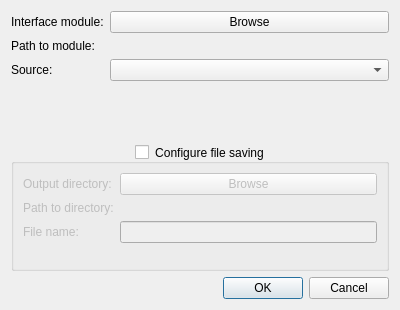
<?xml version="1.0" encoding="UTF-8"?>
<ui version="4.0">
 <class>AddDataSourceDialog</class>
 <widget class="QDialog" name="AddDataSourceDialog">
  <property name="geometry">
   <rect>
    <x>0</x>
    <y>0</y>
    <width>400</width>
    <height>310</height>
   </rect>
  </property>
  <property name="windowTitle">
   <string>Add data source</string>
  </property>
  <layout class="QVBoxLayout" name="verticalLayout" stretch="0,0,0,0">
   <item>
    <layout class="QFormLayout" name="formLayout">
     <property name="formAlignment">
      <set>Qt::AlignLeading|Qt::AlignLeft|Qt::AlignTop</set>
     </property>
     <item row="0" column="0">
      <widget class="QLabel" name="label1">
       <property name="text">
        <string>Interface module:</string>
       </property>
      </widget>
     </item>
     <item row="0" column="1">
      <widget class="QPushButton" name="browseInterfaceModuleButton">
       <property name="toolTip">
        <string>The module must contain a function called &quot;decodeFn&quot; that converts bytes into a sequence of signals</string>
       </property>
       <property name="text">
        <string>Browse</string>
       </property>
      </widget>
     </item>
     <item row="1" column="0">
      <widget class="QLabel" name="label2">
       <property name="text">
        <string>Path to module:</string>
       </property>
      </widget>
     </item>
     <item row="1" column="1">
      <widget class="QLabel" name="interfaceModulePathLabel">
       <property name="text">
        <string/>
       </property>
      </widget>
     </item>
     <item row="2" column="0">
      <widget class="QLabel" name="label3">
       <property name="text">
        <string>Source:</string>
       </property>
      </widget>
     </item>
     <item row="2" column="1">
      <widget class="QComboBox" name="sourceComboBox">
       <property name="toolTip">
        <string>List of available serial ports</string>
       </property>
      </widget>
     </item>
    </layout>
   </item>
   <item>
    <layout class="QVBoxLayout" name="sourceConfigContainer"/>
   </item>
   <item>
    <widget class="QGroupBox" name="fileSavingGroupBox">
     <property name="title">
      <string>Configure file saving</string>
     </property>
     <property name="alignment">
      <set>Qt::AlignCenter</set>
     </property>
     <property name="checkable">
      <bool>true</bool>
     </property>
     <property name="checked">
      <bool>false</bool>
     </property>
     <layout class="QFormLayout" name="formLayout3">
      <property name="formAlignment">
       <set>Qt::AlignLeading|Qt::AlignLeft|Qt::AlignTop</set>
      </property>
      <item row="1" column="0">
       <widget class="QLabel" name="label4">
        <property name="text">
         <string>Output directory:</string>
        </property>
       </widget>
      </item>
      <item row="1" column="1">
       <widget class="QPushButton" name="browseOutDirButton">
        <property name="text">
         <string>Browse</string>
        </property>
       </widget>
      </item>
      <item row="2" column="0">
       <widget class="QLabel" name="label5">
        <property name="text">
         <string>Path to directory:</string>
        </property>
       </widget>
      </item>
      <item row="2" column="1">
       <widget class="QLabel" name="outDirPathLabel">
        <property name="text">
         <string/>
        </property>
       </widget>
      </item>
      <item row="3" column="0">
       <widget class="QLabel" name="label6">
        <property name="text">
         <string>File name:</string>
        </property>
       </widget>
      </item>
      <item row="3" column="1">
       <widget class="QLineEdit" name="fileNameTextField">
        <property name="toolTip">
         <string>If empty, the signal name will be used</string>
        </property>
       </widget>
      </item>
     </layout>
    </widget>
   </item>
   <item>
    <widget class="QDialogButtonBox" name="buttonBox">
     <property name="orientation">
      <enum>Qt::Horizontal</enum>
     </property>
     <property name="standardButtons">
      <set>QDialogButtonBox::Cancel|QDialogButtonBox::Ok</set>
     </property>
    </widget>
   </item>
  </layout>
 </widget>
 <tabstops>
  <tabstop>browseInterfaceModuleButton</tabstop>
  <tabstop>sourceComboBox</tabstop>
  <tabstop>fileSavingGroupBox</tabstop>
  <tabstop>browseOutDirButton</tabstop>
  <tabstop>fileNameTextField</tabstop>
 </tabstops>
 <resources/>
 <connections/>
</ui>
